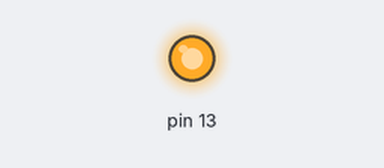
Bench run of a sketch on a simulated Arduino Uno, built with avr-gcc and run on an emulated ATmega328P. Shown: output pins drawn as LEDs (lit = HIGH). Sleep ends after the set time or at an interrupt.

Above: at 4.0 s.
At 12.2 s:
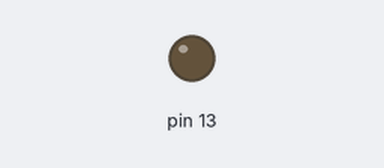
Timing chart, 0 to 21.3 s (numbered marks = the images above):
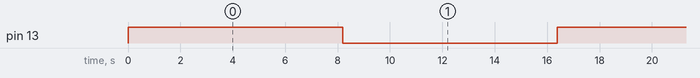

The sketch:

WDT-AlarmSleep.ino
```cpp
#include "WDT-AlarmSleepManager.h"
#include <avr/wdt.h>

WDTAlarmSleepManager wdtAlarmSleepManager;
bool is_debug_mode = false;

void setup()
{
  pinMode(13, OUTPUT);
}

void loop()
{
  digitalWrite(13, HIGH);
  wdtAlarmSleepManager.alarmSleep(WDTO_8S);
  digitalWrite(13, LOW);
  wdtAlarmSleepManager.alarmSleep(WDTO_8S);
}

ISR(WDT_vect)
{

}
```

WDT-AlarmSleepManager.cpp
```cpp
#include "WDT-AlarmSleepManager.h"
#include <avr/sleep.h>
#include <avr/wdt.h>
#include <Arduino.h>

WDTAlarmSleepManager::WDTAlarmSleepManager()
{
    setSleepMode(SLEEP_MODE_PWR_DOWN);
}

void WDTAlarmSleepManager::alarmSleep(byte wdt_prescale)
{
    wdtSetInterruptMode(wdt_prescale);
    wdt_reset();
    sleep();
    wdtSetStoppedMode();
}

void WDTAlarmSleepManager::setSleepMode(byte sleep_mode)
{
    set_sleep_mode(sleep_mode);
}

void WDTAlarmSleepManager::wdtSetInterruptMode(byte wdt_prescale)
{
    wdt_prescale = ((0b00001000 & wdt_prescale) << 2) | (0b00000111 & wdt_prescale);
    wdt_prescale |= 0b00010000;
    MCUSR &= 0b11110111;
    WDTCSR |= 0b00011000;
    WDTCSR = wdt_prescale;
    //割込みを許可
    WDTCSR |= 0b01000000;
}

void WDTAlarmSleepManager::wdtSetStoppedMode()
{
    byte b = 0;
    b |= 0b00010000;
    MCUSR &= 0b11110111;
    WDTCSR |= 0b00011000;
    WDTCSR = b;
    //割込みを許可
    WDTCSR |= 0b1011111;
}

void WDTAlarmSleepManager::sleep()
{
    //AD変換無効化
    ADCSRA &= 0b01111111;
    sleep_enable();
    sleep_cpu();
    //ここで復帰
    sleep_disable();
}
```

WDT-AlarmSleepManager.h
```cpp
#ifndef WDT_ALARM_SLEEP_MANAGER_H_
#define WDT_ALARM_SLEEP_MANAGER_H_

#include <Arduino.h>

class WDTAlarmSleepManager{
public:
    WDTAlarmSleepManager();
    void alarmSleep(byte wdt_prescale);
    void setSleepMode(byte sleep_mode);
private:
    void wdtSetInterruptMode(byte wdt_prescale);
    void wdtSetStoppedMode();
    void sleep();
};

#endif
```

Measured:
- by itself, pin 13: alternates HIGH for 8.2 s and LOW for 8.2 s
